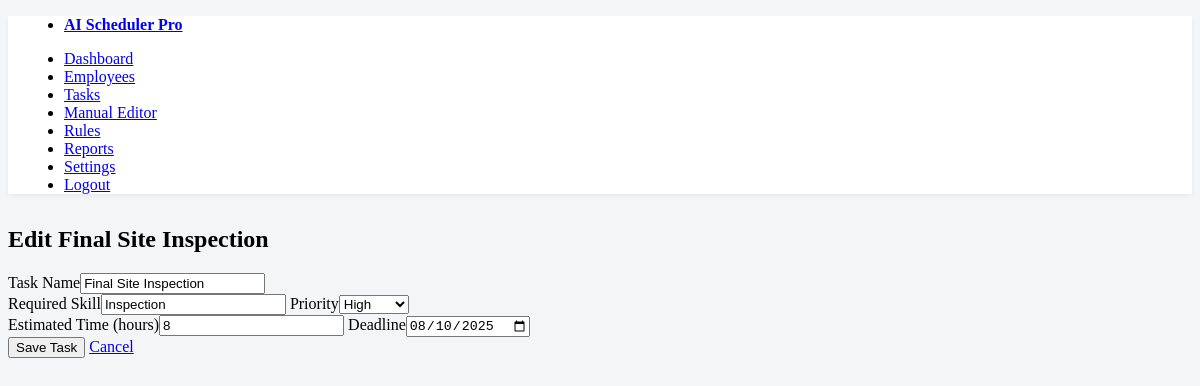
Page /edit_task/2 (signed in) on the committed database.
### app.py (models this page shows)
class Task(db.Model):
    id = db.Column(db.Integer, primary_key=True)
    name = db.Column(db.String(100), nullable=False, unique=True)
    required_skill = db.Column(db.String(50), nullable=False)
    priority = db.Column(db.Integer, nullable=False, default=1)
    estimated_time = db.Column(db.Integer, nullable=True)
    deadline = db.Column(db.Date, nullable=True)
    preferences = db.relationship('LearnedPreference', backref='task', cascade="all, delete-orphan")

### app.py (the view)
@app.route('/edit_task/<int:task_id>', methods=['GET', 'POST'])
@login_required
def edit_task(task_id):
    task = db.get_or_404(Task, task_id)
    form = TaskForm(obj=task)
    if form.validate_on_submit():
        form.populate_obj(task)
        db.session.commit()
        flash(f"Task '{task.name}' updated.", "success")
        return redirect(url_for('task_management'))
    return render_template('add_task.html', form=form, title=f"Edit {task.name}")

### app.py
class TaskForm(FlaskForm):
    name = StringField('Task Name', validators=[DataRequired()])
    required_skill = StringField('Required Skill', validators=[DataRequired()])
    priority = SelectField('Priority', choices=[('1', 'Low'), ('2', 'Medium'), ('3', 'High')], coerce=int, validators=[DataRequired()])
    estimated_time = IntegerField('Estimated Time (hours)', validators=[Optional()])
    deadline = DateField('Deadline', format='%Y-%m-%d', validators=[Optional()])
    submit = SubmitField('Save Task')

### app.py (called while the page is built)
@login_manager.user_loader
def load_user(user_id):
    return db.session.get(User, int(user_id))

### templates/add_task.html (shortened to what this page needs)
{% extends "base.html" %}
{% block content %}
<article>
    <header><h2>{{ title }}</h2></header>
    <form method="POST" action="">
        <label>{{ form.name.label }}{{ form.name() }}</label>
        <div class="grid">
            <label>{{ form.required_skill.label }}{{ form.required_skill() }}</label>
            <label>{{ form.priority.label }}{{ form.priority() }}</label>
        </div>
        <div class="grid">
            <label>{{ form.estimated_time.label }}{{ form.estimated_time() }}</label>
            <label>{{ form.deadline.label }}{{ form.deadline() }}</label>
        </div>
        <footer class="grid">
            {{ form.submit(class_="primary") }}
            <a href="{{ url_for('task_management') }}" role="button" class="secondary">Cancel</a>
        </footer>
    </form>
</article>
{% endblock %}

### templates/base.html (style rules this page uses)
:root { --pico-primary: #1e88e5; --pico-font-family: "Segoe UI", system-ui, -apple-system, BlinkMacSystemFont, sans-serif; }
body { background-color: #f4f5f7; }

### rows in the picture
Task: name "Final Site Inspection", required_skill "Inspection", priority "High", estimated_time "8", deadline "08/10/2025"

### other values in the picture
{{ title }} "Edit Final Site Inspection"
